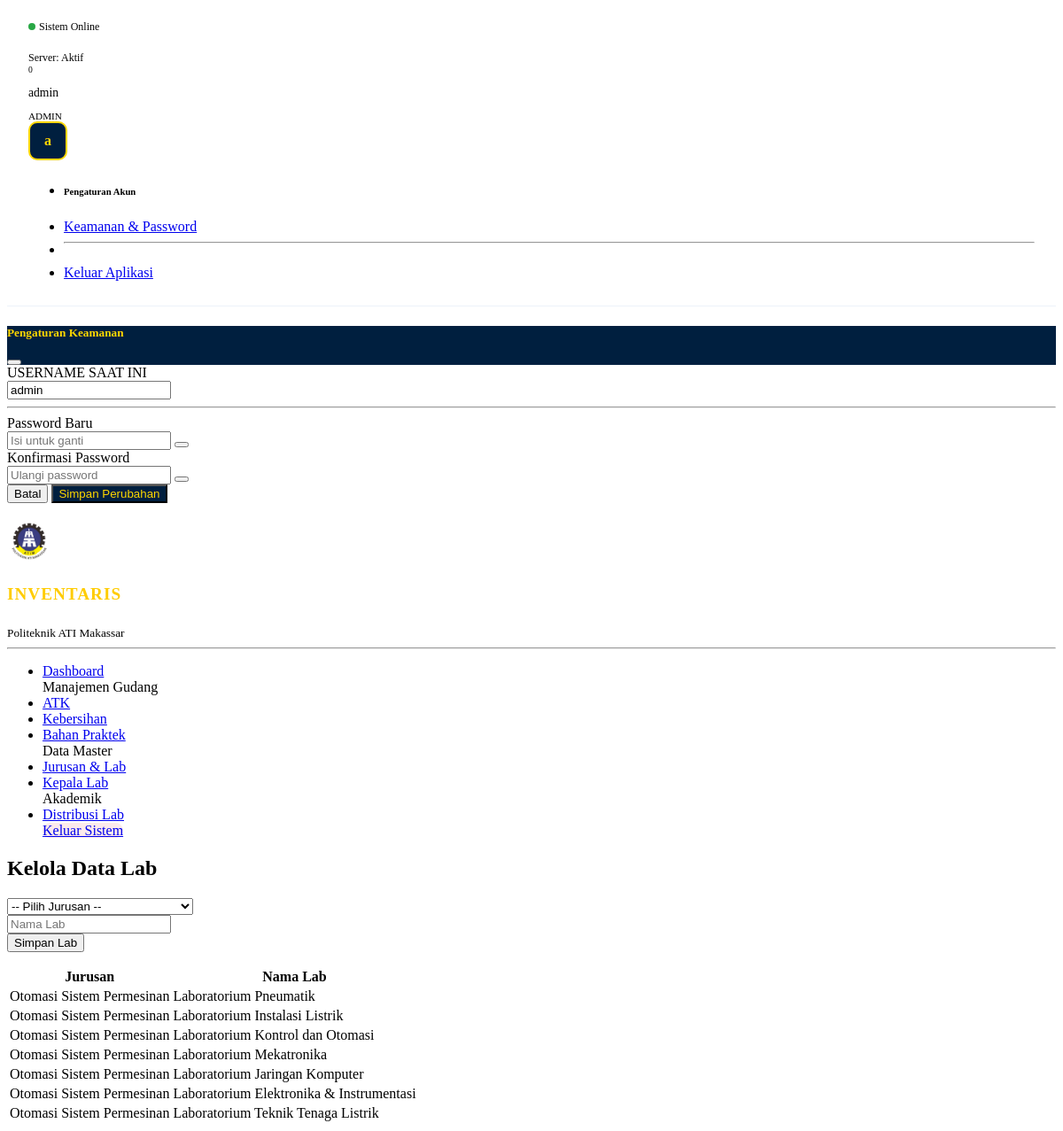
Page /modules/bahan-praktek/lab.php (signed in) on the earlier database version.
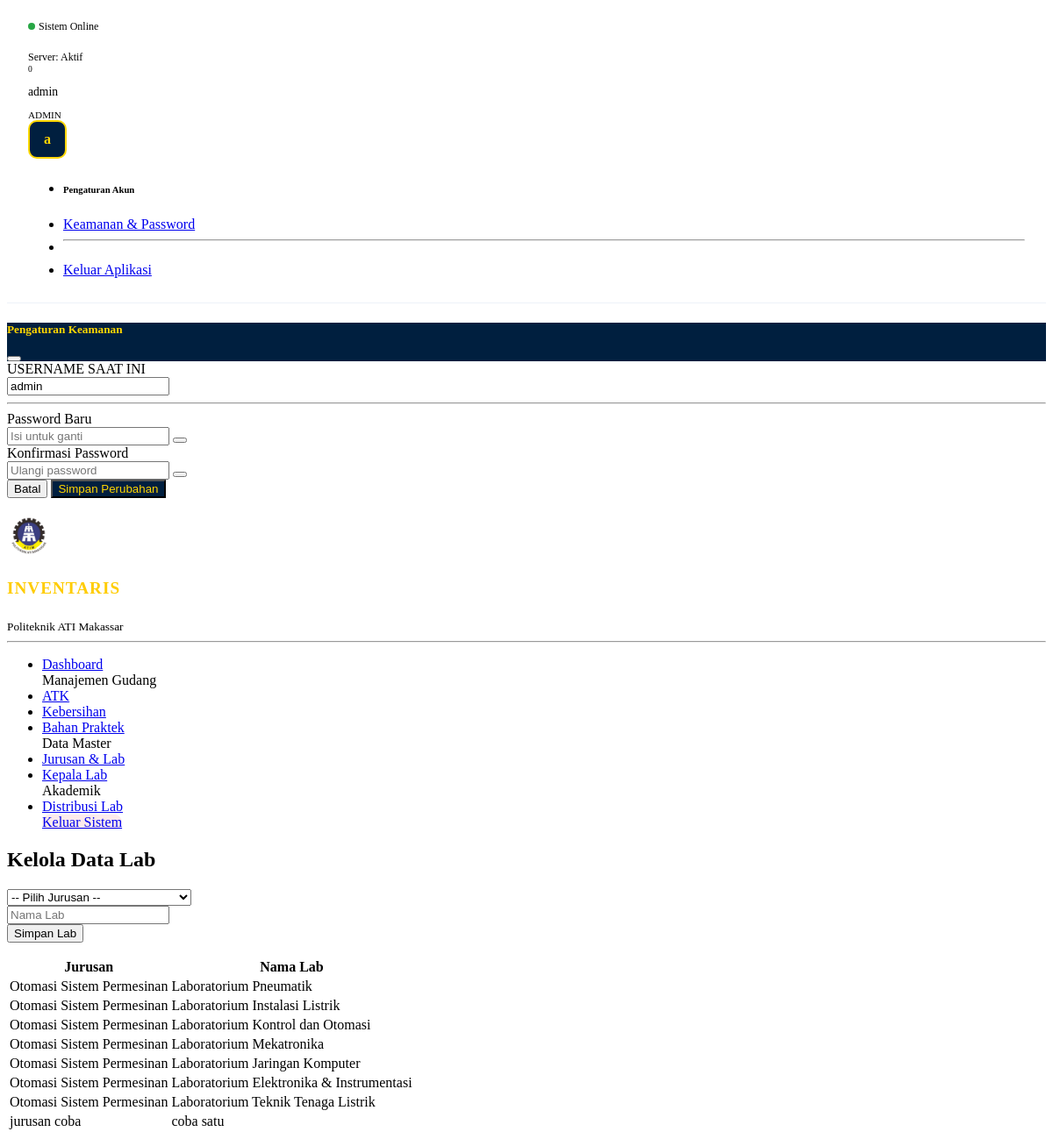
Same page on the later database version.
### tables this page shows
CREATE TABLE `lab` (
  `id_lab` int NOT NULL,
  `id_jurusan` int DEFAULT NULL,
  `nama_lab` varchar(100) DEFAULT NULL
);

CREATE TABLE `jurusan` (
  `id_jurusan` int NOT NULL,
  `nama_jurusan` varchar(100) DEFAULT NULL
);

### modules/bahan-praktek/lab.php (the view, shortened to what this page needs)
<?php
include "../../config/database.php";
include "../../includes/header.php";
?>
<div class="container-fluid">
    <div class="row">
        <?php include "../../includes/sidebar.php"; ?>
        <main class="col-md-10 p-4">
            <h2>Kelola Data Lab</h2>
            <form method="POST" class="mb-4 row g-2">
                <div class="col-md-3">
                    <select name="id_jurusan" class="form-select" required>
                        <option value="">-- Pilih Jurusan --</option>
                    </select>
                </div>
                <div class="col-md-3">
                    <input type="text" name="nama_lab" class="form-control" placeholder="Nama Lab" required>
                </div>
                <div class="col-md-2">
                    <button type="submit" name="tambah" class="btn btn-custom-blue">Simpan Lab</button>
                </div>
            </form>
            <table class="table table-hover">
                <thead class="table-dark">
                    <tr>
                        <th>Jurusan</th>
                        <th>Nama Lab</th>
                    </tr>
                </thead>
                <tbody>
                    <?php
                    $res = mysqli_query($conn, "SELECT lab.*, jurusan.nama_jurusan FROM lab JOIN jurusan ON lab.id_jurusan = jurusan.id_jurusan");
                    while($l = mysqli_fetch_assoc($res)):
                    ?>
                    <tr>
                        <td><?= $l['nama_jurusan']; ?></td>
                        <td><?= $l['nama_lab']; ?></td>
                    </tr>
                    <?php endwhile; ?>
                </tbody>
            </table>
        </main>
    </div>
</div>

Differences in the rows shown:
added lab: id_jurusan.nama_jurusan "jurusan coba", nama_lab "coba satu"
